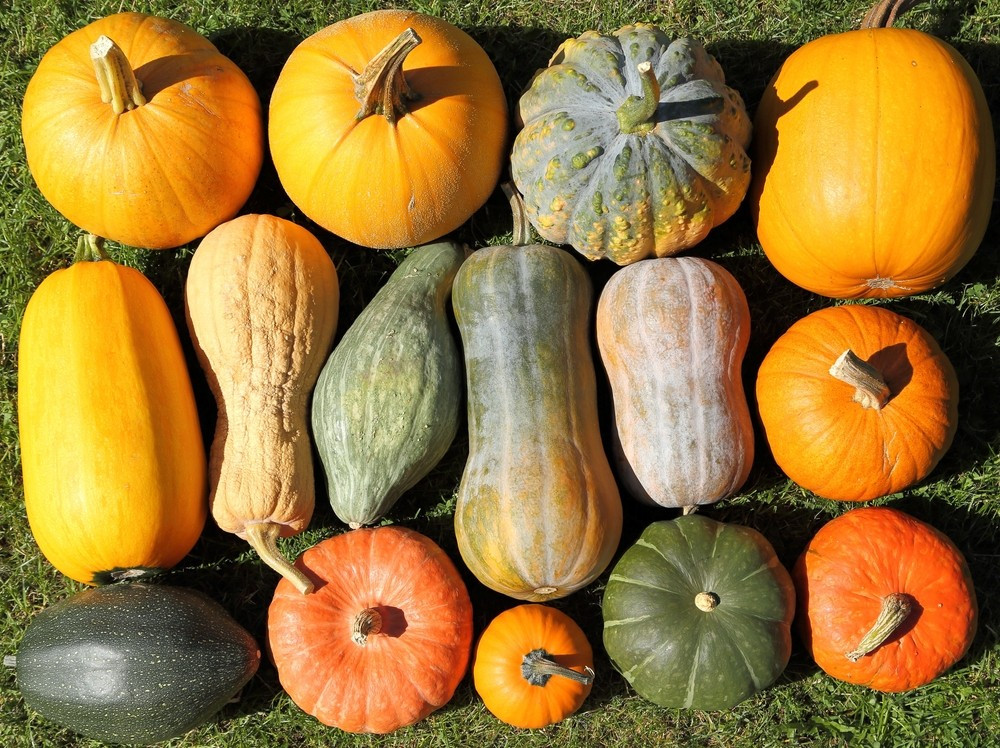
#> input picture bi_ngo_2.jpg, 1000 x 748 px, found by its file name
$ python 6.adaptive_threshold.py
#> lines starting #> are read from the running program, lines starting #| are printed output that depends on the picture; after the words box and inside, x2 and y2 are one past the last pixel; in counts of white or black regions, pixels touching at a corner belong together
import imutils
import cv2

imgori = cv2.imread('bi_ngo_2.jpg',cv2.IMREAD_GRAYSCALE)
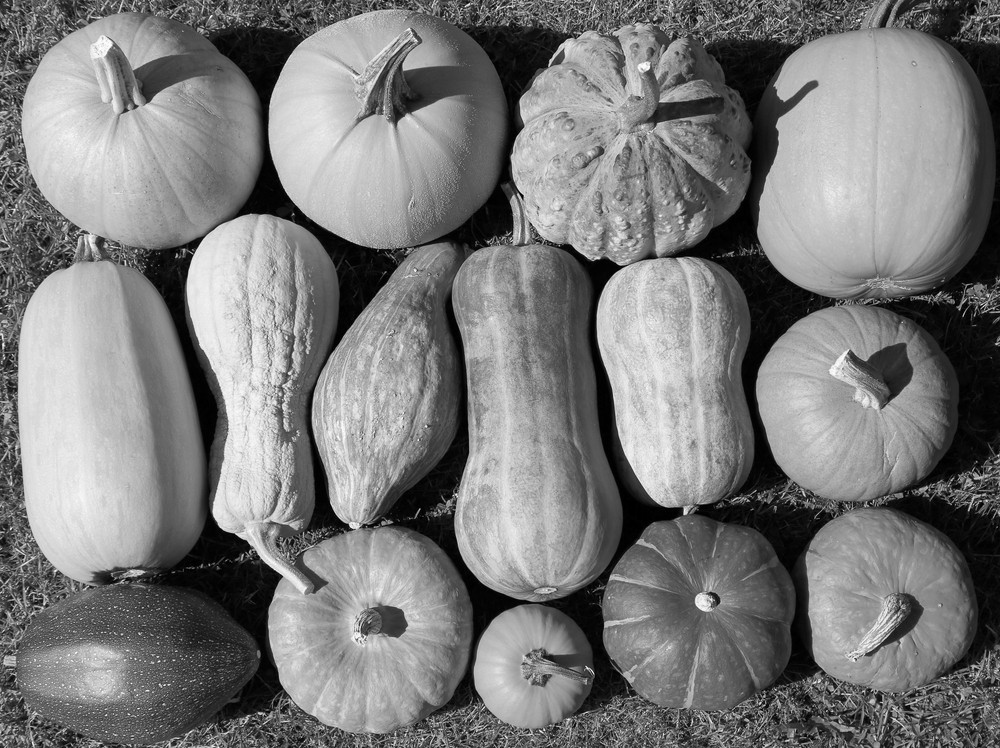
#> imgori: shape (748, 1000); min 0, max 255, mean 122.8
cv2.imshow("myimg1",imgori)
#img = cv2.adaptiveThreshold(imgori,255,cv2.ADAPTIVE_THRESH_MEAN_C,cv2.THRESH_BINARY,33,5)
img = cv2.adaptiveThreshold(imgori,255,cv2.ADAPTIVE_THRESH_GAUSSIAN_C,cv2.THRESH_BINARY,33,5)
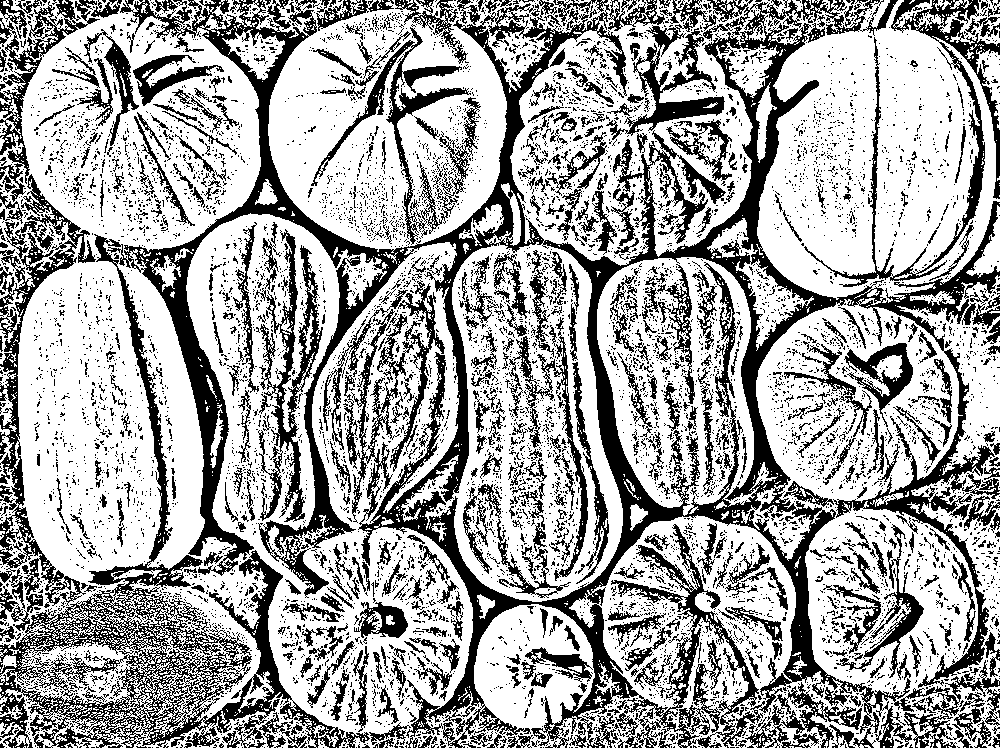
#> img: shape (748, 1000); 65.3% white; 7857 black regions (7230 under 20 px), largest, box (x1, y1, x2, y2) and area: (0, 0, 1000, 748) 128560, (0, 174, 96, 608) 7729, (804, 0, 1000, 287) 6203
cv2.imshow("myimg2",img)

cv2.waitKey()
cv2.destroyAllWindows()
